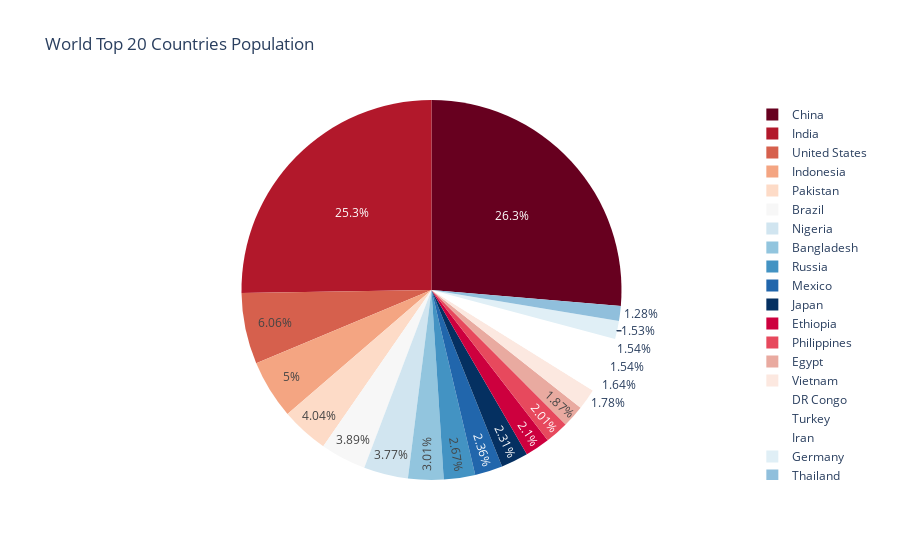

Notebook code cell kept with this figure:
### Markdown cell above
წრიული დიაგრამა-pie chart  არის წრიული სტატისტიკური გრაფიკი, რომელიც იყოფა ნაჭრებად, რიცხვითი პროპორციის საილუსტრაციოდ. "ღვეზელ" დიაგრამაში, თითოეული ნაჭრის რკალის სიგრძე და, შესაბამისად, მისი ცენტრალური კუთხე და ფართობი პროპორციულია იმ რაოდენობისა, რომელსაც იგი წარმოადგენს. იგი გამოიყენება მხოლოდ სტრუქტურის საჩვენებლად და არა შედარებისთვის და ძირითადად გამოსახავს საგანს, როგორც ერთ მთლიანობას.

### Code cell
import plotly.express as px

pop_per = pd.read_excel('world_countries.xlsx').head(20)

vals = pop_per['population']
labels = pop_per['name']
fig = px.pie(values=vals, names=labels, title='World Top 20 Countries Population'
             ,color_discrete_sequence=px.colors.sequential.RdBu)

fig.show()

### Figure 1 — Plotly figure (JSON) as saved in the notebook; plotly's stock layout.template omitted (floating-point values rounded to 4 significant figures)
{"data": [{"domain": {"x": [0, 1], "y": [0, 1]}, "hovertemplate": "label=%{label}<br>value=%{value}<extra></extra>", "labels": ["China", "India", "United States", "Indonesia", "Pakistan", "Brazil", "Nigeria", "Bangladesh", "Russia", "Mexico", "Japan", "Ethiopia", "Philippines", "Egypt", "Vietnam", "DR Congo", "Turkey", "Iran", "Germany", "Thailand"], "legendgroup": "", "name": "", "showlegend": true, "type": "pie", "values": [1439323776, 1380004385, 331002651, 273523615, 220892340, 212559417, 206139589, 164689383, 145934462, 128932753, 126476461, 114963588, 109581078, 102334404, 97338579, 89561403, 84339067, 83992949, 83783942, 69799978]}], "layout": {"legend": {"tracegroupgap": 0}, "piecolorway": ["rgb(103,0,31)", "rgb(178,24,43)", "rgb(214,96,77)", "rgb(244,165,130)", "rgb(253,219,199)", "rgb(247,247,247)", "rgb(209,229,240)", "rgb(146,197,222)", "rgb(67,147,195)", "rgb(33,102,172)", "rgb(5,48,97)"], "title": {"text": "World Top 20 Countries Population"}}}
